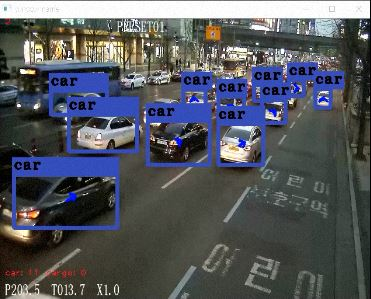
//> input picture ETC/Image/Detecting_Car.JPG, 371 x 299 px, given in place of MovingCamera.mp4, which was not available
$ ./perspectiveTest2   (built with g++ and OpenCV 4)
//> lines starting //> are read from the running program, lines starting //| are printed output that depends on the picture; pictures that were not available may be replaced by others from this repository, and a replacement may not be noted
#include "cv.hpp" //Header
#include "opencv2/opencv.hpp" //Header include all
#include "../Header/RoadDetection_v3.h"
#include <deque>

using namespace std;
using namespace cv;


#define ROTATION 3 //Define how many rotation it is
#define FRAMERATE 30 //Define fps
#define AV_WEIGHT float(0.2)
#define DIST_SIZE 20

Point TopLeft(523,102);
Point TopRight(742,100);
Point BottomLeft(2,262);
Point BottomRight(827,442);

void callBackFunc2(int event, int x, int y, int flags, void* userdata);

int main(){
	int key = 0;
	int frame_rate = 30;
	Size _resize(600, 400);


  Mat src;

  VideoCapture capture("../TrafficExample/MovingCamera.mp4");

  capture >> src;
//> src is the input picture: 299 rows x 371 cols, CV_8UC3; mean B, G, R 93.7, 87.1, 83.9

  resize(src, src, _resize);
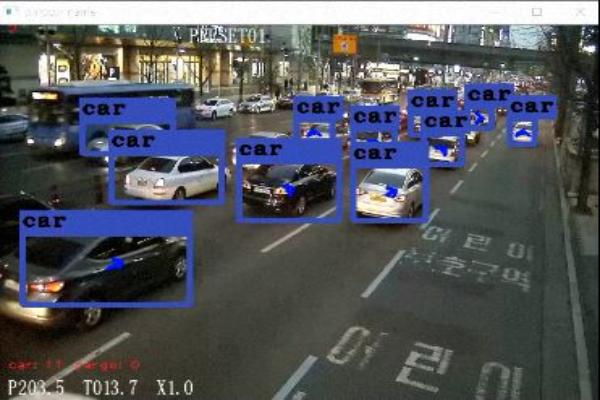
//> src: 400 rows x 600 cols, CV_8UC3; mean B, G, R 93.6, 87, 83.8


	if (!src.data){
		printf("NO IMAGE\n");
		return 0;
	}


while(capture.read(src)){

	imshow("ORIGIN", src);
	setMouseCallback("ORIGIN", callBackFunc2, &src); //Get Mouse Event For knowing Scalar Value.

	vector<Point> rect;
	rect.push_back(TopLeft);
	rect.push_back(TopRight);
	rect.push_back(BottomRight);
	rect.push_back(BottomLeft);

	double w1 = sqrt(pow(BottomRight.x - BottomLeft.x, 2) + pow(BottomRight.y - BottomLeft.y, 2));
	double w2 = sqrt(pow(TopRight.x - TopLeft.x, 2) + pow(TopRight.y - TopLeft.y, 2));
	double h1 = sqrt(pow(TopRight.x - BottomRight.x, 2) + pow(TopRight.y - BottomRight.y, 2));
	double h2 = sqrt(pow(TopLeft.x - BottomLeft.x, 2) + pow(TopLeft.y - BottomLeft.y, 2));

	double maxWidth = (w1 < w2) ? w2 : w1;
	double maxLength = (h1 < h2) ? h2 : h1;

	Point2f source[4], out[4];
	source[0] = Point2f(TopLeft.x, TopLeft.y);
	source[1] = Point2f(TopRight.x, TopRight.y);
	source[2] = Point2f(BottomRight.x, BottomRight.y);
	source[3] = Point2f(BottomLeft.x, BottomLeft.y);

	out[0] = Point2f(0, 0);
	out[1] = Point2f(maxWidth, 0);
	out[2] = Point2f(maxWidth, maxLength);
	out[3] = Point2f(0, maxLength);

	Mat test = getPerspectiveTransform(source, out);
	//cout << test << endl;
	Mat output;

	warpPerspective(src, output, test, Size(maxWidth, maxLength));
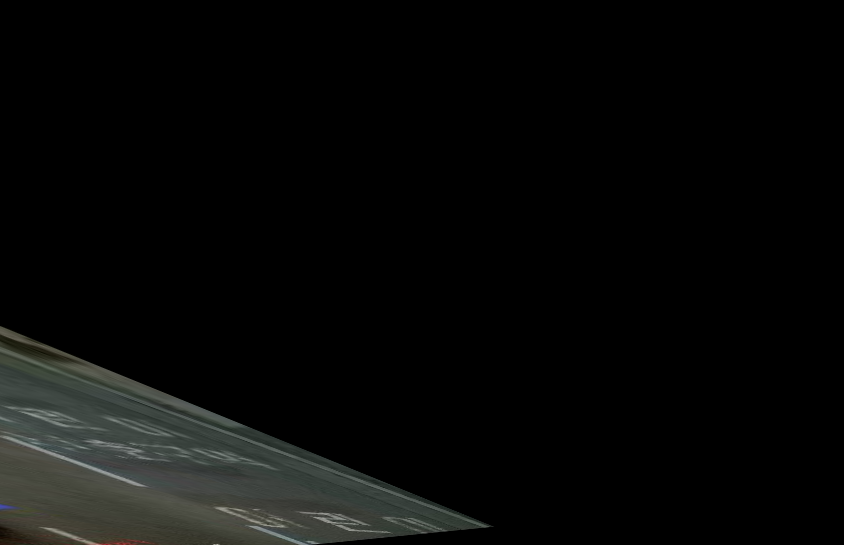
//> output: 545 rows x 844 cols, CV_8UC3; mean B, G, R 8, 8.9, 8.3
	imshow("TEST", output);

	//waitKey(0);

		key = waitKey(frame_rate);
//> the 'q' key is pressed

		if (key == 27 || key == 'q')
			break;

		if (key == 32){
			if (frame_rate == FRAMERATE)
				frame_rate = 0;
			else if (frame_rate == 0)
				frame_rate = FRAMERATE;
		}

  }

	return 0;

}

void callBackFunc2(int event, int x, int y, int flags, void* userdata){
	static int counts_number = 1;
	/* When Mouse Click, Get Scalar Values on Clicked Point */

	Mat src = *(Mat*)userdata;
	Mat src2, src3, src4, src5, src6;

	cvtColor(src, src2, CV_BGR2Lab);
	cvtColor(src, src3, CV_BGR2HSV);
	cvtColor(src, src4, CV_BGR2YCrCb);
	cvtColor(src, src5, CV_BGR2XYZ);

	switch (event){

	case EVENT_LBUTTONDOWN:

		printf("%d : X = %d, Y = %d\n", counts_number, x, y);
		printf("BGR Screen: Scalar[0] = %d, Scalar[1] = %d, Scalar[2] = %d\n",
			src.at<Vec3b>(y, x)[0], src.at<Vec3b>(y, x)[1], src.at<Vec3b>(y, x)[2]);
		printf("-----------------------------------------------------------------\n");

		rectangle(src, Point(x - 5, y - 5), Point(x + 5, y + 5), Scalar(0, 0, 255), 1, 8);

		char str[200];
		sprintf(str, "%d", counts_number);
		putText(src, str, Point(x - 7, y - 10), 1, 1, Scalar(0, 0, 255));

		imshow("ORIGIN", src);

		counts_number++;

		break;
	}

}

$ run again, on ETC/Image/Original.jpg
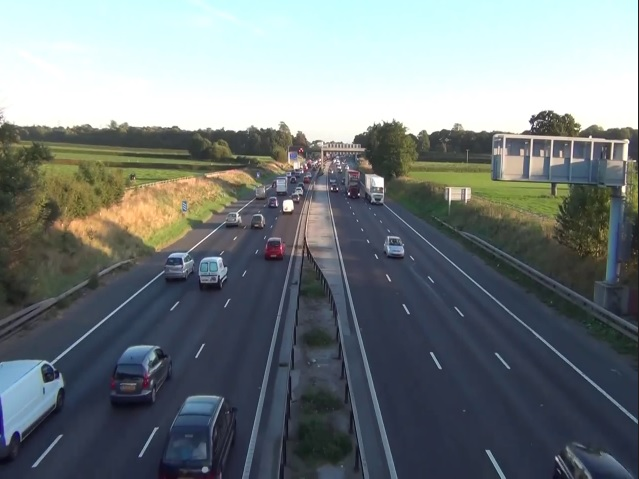
//> input picture ETC/Image/Original.jpg, 639 x 479 px, given in place of MovingCamera.mp4, which was not available
//> src is the input picture: 479 rows x 639 cols, CV_8UC3; mean B, G, R 126.8, 124.4, 115.8
//> `resize(src, src, _resize);`:
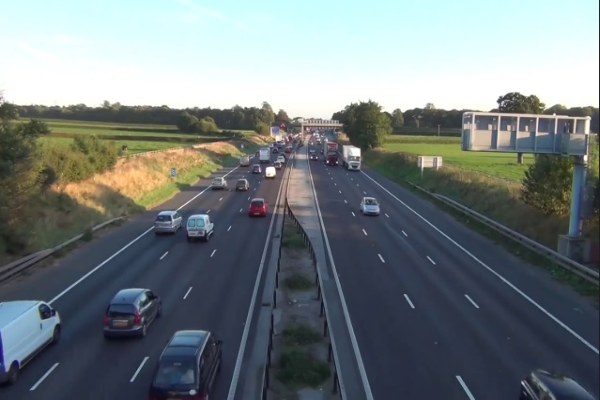
//> src: 400 rows x 600 cols, CV_8UC3; mean B, G, R 126.7, 124.3, 115.7
//> `warpPerspective(src, output, test, Size(maxWidth, maxLength));`:
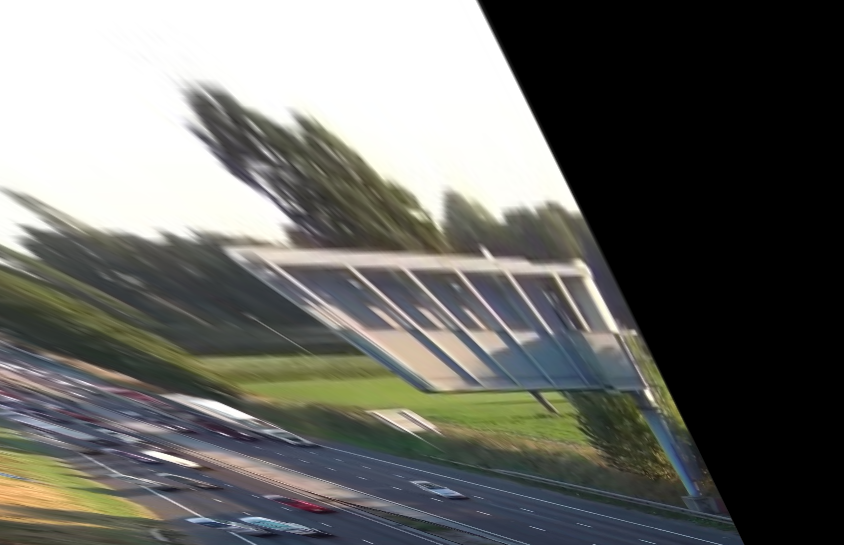
//> output: 545 rows x 844 cols, CV_8UC3; mean B, G, R 102.2, 106.4, 105.8

$ run again, on ETC/Image/Original_Rotating.JPG
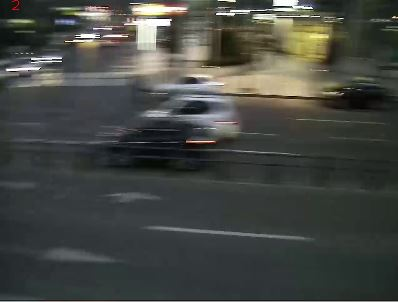
//> input picture ETC/Image/Original_Rotating.JPG, 398 x 302 px, given in place of MovingCamera.mp4, which was not available
//> src is the input picture: 302 rows x 398 cols, CV_8UC3; mean B, G, R 66.3, 70.8, 68.3
//> `resize(src, src, _resize);`:
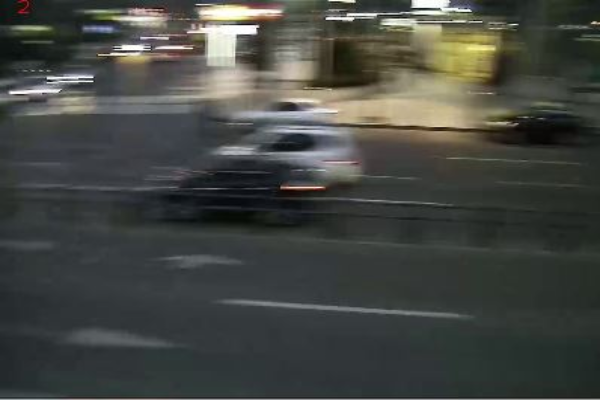
//> src: 400 rows x 600 cols, CV_8UC3; mean B, G, R 66.2, 70.7, 68.2
//> `warpPerspective(src, output, test, Size(maxWidth, maxLength));`:
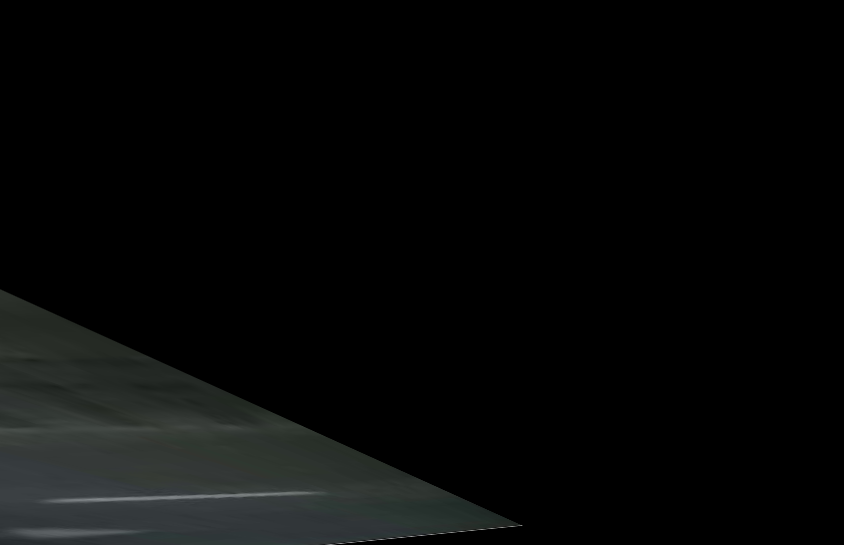
//> output: 545 rows x 844 cols, CV_8UC3; mean B, G, R 7.9, 8.2, 7.4
